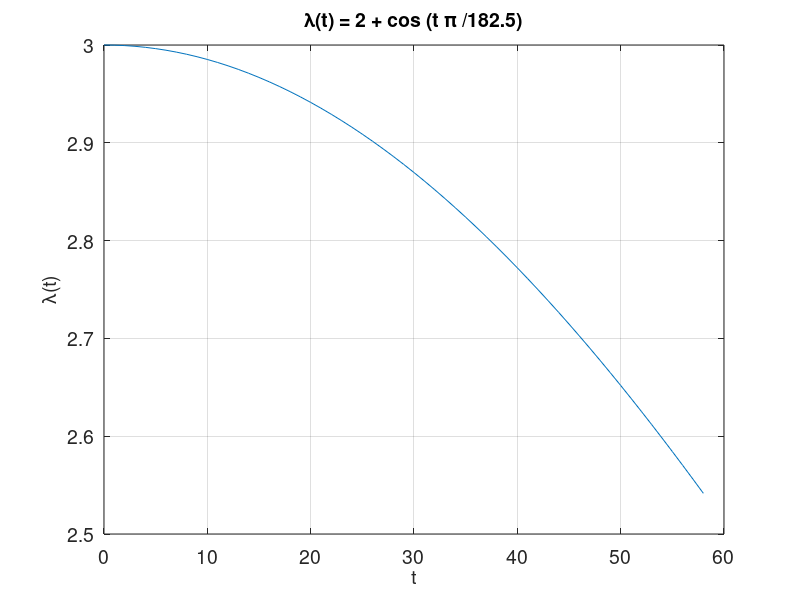
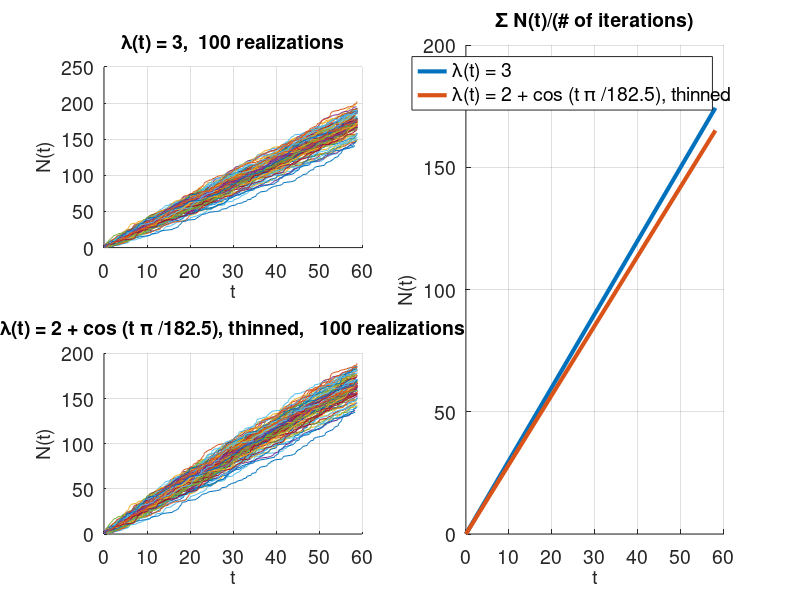

Recreate these plots in MATLAB, in order.
function problem1b
close all;
maxDays = 59;
bMax = 100;
n = 175;
P = 0;

lambdaInhom = 2 + cos(pi/182.5*[0:1:(maxDays-1)]);
lambdaMax = max(lambdaInhom);

%Caluclate P(N(59<=175)), used for later when 1-P is calculated.
for i = 0:n
    P = P + exp(i*log(lambdaInhom(end)*maxDays)-lambdaInhom(end)*maxDays-gammaln(i+1));
end

%plot the inhomogenous intensity
figure(1);
plot([0:1:maxDays-1], lambdaInhom);
grid on;
title('\lambda(t) = 2 + cos (t \pi /182.5)');
xlabel('t');ylabel('\lambda(t)');
set(findall(gcf,'-property','FontSize'),'FontSize',14);

%initialize variables for plotting means
NtHom = zeros(1,bMax);
NtInhom = zeros(1,bMax);
figure(2);

for b = 1:bMax
    
    %simulate arrival times
    NtHom(b) = poissrnd(max(lambdaInhom)*maxDays);
    tHom = sort(maxDays*rand(NtHom(b),1));
    
    
    %plot N(t) for homogenous intensity
    subplot(2,2,1);
    hold on;
    grid on;
    plot(tHom,[1:NtHom(b)]);

    %thinning
    count = 0;
    tInhom = [];
    for i = 1:NtHom(b)
        accRate = (2+cos(pi/182.5*tHom(i,1)))/lambdaMax;
        if accRate > rand
            count = count + 1;
            tInhom = [tInhom tHom(i,1)];
        end
    end
    NtInhom(b) = count;
    
    %plot N(t) for inhomogenous (thinned)
    subplot(2,2,3);
    hold on;
    grid on;
    plot(tInhom,[1:NtInhom(b)]);
    
end
    %find percentage of realizations giving N(59)>175
    moreThan175Claims = sum(NtInhom>175)/bMax;
    
    %set plot labels
    subplot(2,2,1);
    title( ['\lambda(t) = 3,  ' num2str(bMax) ' realizations']);
    xlabel('t');ylabel('N(t)');
    
    %set plot labels
    subplot(2,2,3);
    title(['\lambda(t) = 2 + cos (t \pi /182.5), thinned,   ' num2str(bMax) ' realizations']);
    xlabel('t');ylabel('N(t)');
    
    %plot means and set labels
    meanHom = sum(NtHom)/b;
    meanInhom = sum(NtInhom)/b;
    subplot(2,2,[2 4]);
    hold on;
    grid on;
    title('\Sigma N(t)/(# of iterations)');
    plot([0 maxDays-1],[0 meanHom],'LineWidth',3,'DisplayName','\lambda(t) = 3');
    plot([0 maxDays-1],[0 meanInhom],'LineWidth',3,'DisplayName','\lambda(t) = 2 + cos (t \pi /182.5), thinned');
    xlabel('t');ylabel('N(t)');
    legend('show');
    
    %adjust FontSize
    set(findall(gcf,'-property','FontSize'),'FontSize',14);
   
    fprintf('Out of %d realizations,\n',bMax);
    fprintf('N(t=59)>175 was achieved for \n %.1f%% of realizations. For comparison, \nP([N(59)>175]) = \n %.1f%%\n',moreThan175Claims*100,(1-P)*100);

end
